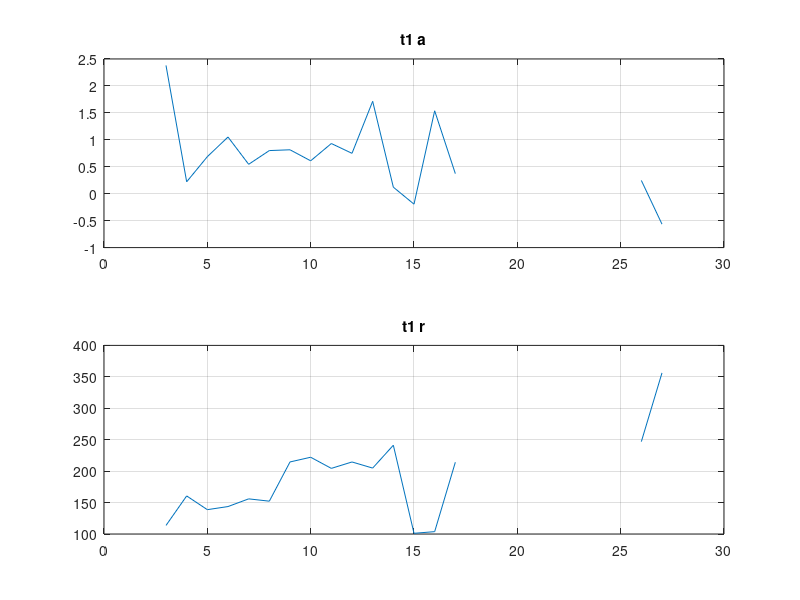
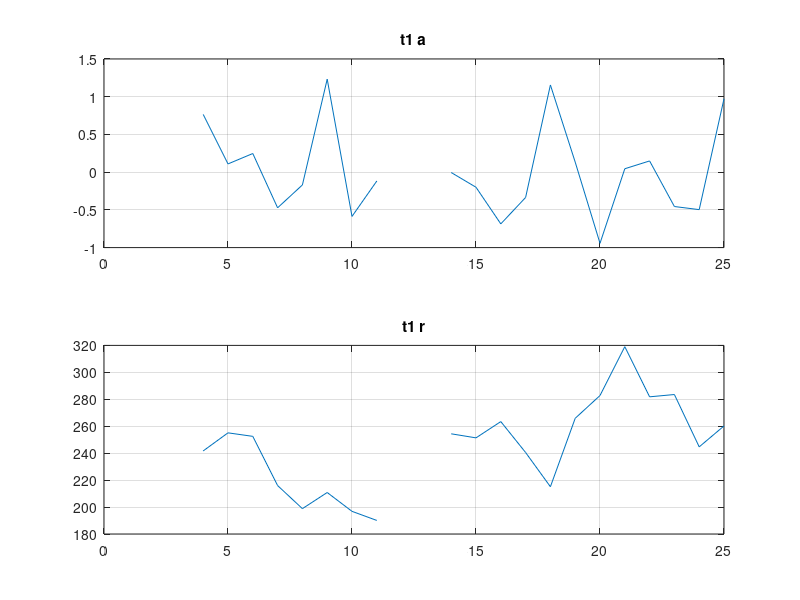
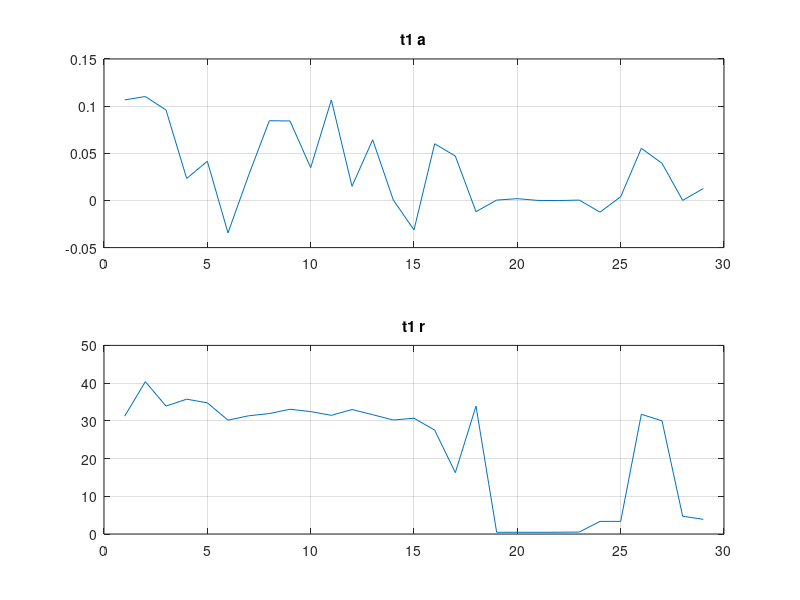
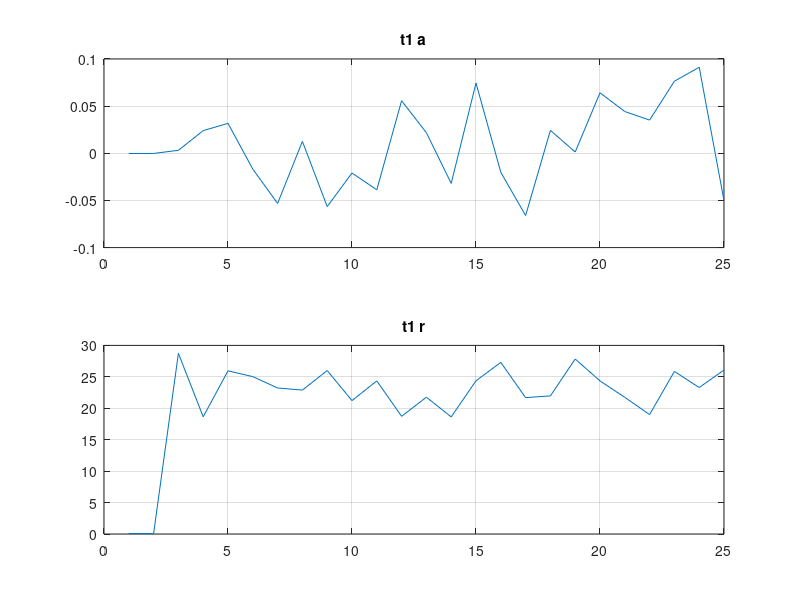

The MATLAB source for these figures, in order:
clc; clear; close all;

a=[  nan          nan          nan          nan          nan          nan          nan
          nan          nan          nan          nan          nan          nan          nan
   3.0000e+00   7.0000e+00   9.5150e-01  -3.1529e-01   1.1150e+02   2.3805e+00   1.1361e+02
   4.0000e+00   4.6000e+00   8.6449e-01   1.0867e+00   1.5392e+02   2.2090e-01   1.6055e+02
   5.0000e+00   4.6000e+00   5.7318e-01   2.4007e-01   1.6005e+02   6.8710e-01   1.3872e+02
   6.0000e+00   4.6000e+00   5.9612e-01   6.8744e-01   1.4054e+02   1.0520e+00   1.4365e+02
   7.0000e+00   3.0000e+00   7.8360e-01   1.2790e+00   1.6115e+02   5.4553e-01   1.5589e+02
   8.0000e+00   3.0000e+00   6.6332e-01   5.5112e-01   1.5674e+02   8.0043e-01   1.5222e+02
   9.0000e+00   3.0000e+00   8.9249e-01   3.4960e-01   2.1492e+02   8.1494e-01   2.1460e+02
   1.0000e+01   3.0000e+00   8.9603e-01   8.1664e-01   2.1485e+02   6.1045e-01   2.2209e+02
   1.1000e+01   3.0000e+00   8.9515e-01   6.1286e-01   2.2292e+02   9.3115e-01   2.0438e+02
   1.2000e+01   3.0000e+00   8.9630e-01   9.3708e-01   2.0508e+02   7.4927e-01   2.1458e+02
   1.3000e+01   3.0000e+00   8.9711e-01   7.5282e-01   2.1384e+02   1.7146e+00   2.0485e+02
   1.4000e+01   3.0000e+00   8.9613e-01   1.7075e+00   2.0566e+02   1.2137e-01   2.4120e+02
   1.5000e+01   3.0000e+00   7.2771e-01   1.2408e-01   2.3977e+02  -1.9401e-01   1.0111e+02
   1.6000e+01   3.0000e+00   5.1699e-01   1.1645e+00   1.0353e+02   1.5387e+00   1.0375e+02
   1.7000e+01   5.0000e+00   9.8627e-01   3.5461e-01   2.0258e+02   3.7254e-01   2.1412e+02
          nan          nan          nan          nan          nan          nan          nan
          nan          nan          nan          nan          nan          nan          nan
          nan          nan          nan          nan          nan          nan          nan
          nan          nan          nan          nan          nan          nan          nan
          nan          nan          nan          nan          nan          nan          nan
          nan          nan          nan          nan          nan          nan          nan
          nan          nan          nan          nan          nan          nan          nan
          nan          nan          nan          nan          nan          nan          nan
   2.6000e+01   5.0000e+00   8.9284e-01  -1.0365e-01   1.9051e+02   2.4616e-01   2.4691e+02
   2.7000e+01   5.0000e+00   9.8236e-01   2.4259e-01   2.4891e+02  -5.6563e-01   3.5628e+02
          nan          nan          nan          nan          nan          nan          nan
          nan          nan          nan          nan          nan          nan          nan];
      
      
b=[ nan          nan          nan          nan          nan          nan          nan
          nan          nan          nan          nan          nan          nan          nan
          nan          nan          nan          nan          nan          nan          nan
   1.8000e+01   5.0000e+00   8.9921e-01   3.7296e-01   2.1657e+02   7.6522e-01   2.4167e+02
   1.9000e+01   5.0000e+00   8.9269e-01   7.6225e-01   2.3990e+02   1.0904e-01   2.5509e+02
   2.0000e+01   5.0000e+00   8.9189e-01   1.1261e-01   2.5455e+02   2.4695e-01   2.5248e+02
   2.1000e+01   5.0000e+00   8.9360e-01   2.4417e-01   2.5010e+02  -4.7276e-01   2.1597e+02
   2.2000e+01   5.0000e+00   8.9451e-01  -4.7418e-01   2.1692e+02  -1.6950e-01   1.9882e+02
   2.3000e+01   5.0000e+00   8.9260e-01  -1.6857e-01   2.0073e+02   1.2326e+00   2.1080e+02
   2.4000e+01   5.0000e+00   8.9434e-01   1.2241e+00   2.1053e+02  -5.8669e-01   1.9682e+02
   2.5000e+01   5.0000e+00   8.9275e-01  -6.0096e-01   1.9675e+02  -1.1752e-01   1.9007e+02
          nan          nan          nan          nan          nan          nan          nan
          nan          nan          nan          nan          nan          nan          nan
   2.8000e+01   5.0000e+00   8.9797e-01  -5.6595e-01   3.5629e+02  -4.8712e-03   2.5437e+02
   2.9000e+01   5.0000e+00   9.8813e-01  -6.2290e-03   2.5493e+02  -2.0017e-01   2.5136e+02
   3.0000e+01   5.0000e+00   8.9928e-01  -2.1078e-01   2.5420e+02  -6.8588e-01   2.6344e+02
   3.1000e+01   5.0000e+00   9.8723e-01  -6.8905e-01   2.6159e+02  -3.3562e-01   2.4050e+02
   3.2000e+01   5.0000e+00   8.9918e-01  -3.4207e-01   2.4220e+02   1.1557e+00   2.1509e+02
   3.3000e+01   5.0000e+00   9.8993e-01   1.1689e+00   2.1492e+02   1.3302e-01   2.6588e+02
   3.4000e+01   5.0000e+00   8.9908e-01   1.3513e-01   2.6497e+02  -9.4300e-01   2.8279e+02
   3.5000e+01   5.0000e+00   8.9342e-01  -9.4383e-01   2.8232e+02   4.5156e-02   3.1905e+02
   3.6000e+01   5.0000e+00   8.9229e-01   5.4370e-02   3.1895e+02   1.4853e-01   2.8183e+02
   3.7000e+01   5.0000e+00   9.7733e-01   1.5456e-01   2.8100e+02  -4.5562e-01   2.8353e+02
   3.8000e+01   5.0000e+00   8.9781e-01  -4.6175e-01   2.8216e+02  -4.9679e-01   2.4467e+02
   3.9000e+01   5.0000e+00   8.9219e-01  -4.9545e-01   2.4584e+02   9.7228e-01   2.6020e+02];

figure(1)
subplot(2,1,1)
plot(a(:,6)), grid;
title('t1 a');
subplot(2,1,2)
plot(a(:,7))
title('t1 r'),grid;

figure(2)
subplot(2,1,1)
plot(b(:,6)), grid;
title('t1 a');
subplot(2,1,2)
plot(b(:,7))
title('t1 r'),grid;

aa=[   1.1274e-01   7.2727e-01   1.8720e-02   1.0214e-01   3.5753e+01   1.0666e-01   3.1236e+01
   2.2548e-01   6.1766e-01   8.6270e-02   9.1477e-02   3.9120e+01   1.1018e-01   4.0390e+01
   3.3822e-01   6.2395e-01   8.0703e-02   1.1175e-01   4.0147e+01   9.5895e-02   3.3916e+01
   4.5096e-01   5.7601e-01   8.9664e-02   1.0732e-01   3.8353e+01   2.3315e-02   3.5744e+01
   5.6370e-01   6.7656e-01   1.0171e-01   1.2461e-02   3.3745e+01   4.1565e-02   3.4772e+01
   6.7645e-01   6.7655e-01   1.0304e-01   4.3775e-02   3.4845e+01  -3.4399e-02   3.0183e+01
   7.8919e-01   6.7028e-01   1.0046e-01  -3.3047e-02   3.0397e+01   2.6828e-02   3.1338e+01
   9.0193e-01   6.7028e-01   9.9490e-02   2.6448e-02   3.1375e+01   8.4533e-02   3.1934e+01
   1.0147e+00   6.7213e-01   9.9058e-02   8.2081e-02   3.2193e+01   8.4248e-02   3.3070e+01
   1.1274e+00   6.7607e-01   1.0019e-01   8.2530e-02   3.3351e+01   3.4765e-02   3.2452e+01
   1.2401e+00   6.7608e-01   1.0132e-01   3.5637e-02   3.2362e+01   1.0657e-01   3.1454e+01
   1.3529e+00   6.7608e-01   1.0084e-01   1.0658e-01   3.1436e+01   1.5000e-02   3.3006e+01
   1.4656e+00   6.7608e-01   1.0003e-01   1.5570e-02   3.3000e+01   6.4306e-02   3.1626e+01
   1.5784e+00   6.7608e-01   1.0040e-01   6.4288e-02   3.1544e+01   3.8520e-04   3.0216e+01
   1.6911e+00   6.7176e-01   9.0088e-02   2.4630e-03   3.0616e+01  -3.1277e-02   3.0695e+01
   1.8039e+00   6.7176e-01   8.2434e-02  -3.1443e-02   3.0655e+01   6.0100e-02   2.7531e+01
   1.9166e+00   3.7227e-01   5.4288e-02  -2.6860e-02   1.8617e+01   4.7052e-02   1.6272e+01
   2.0293e+00   7.6163e-01   1.0108e-01   2.5284e-03   3.2251e+01  -1.1937e-02   3.3898e+01
   3.0965e-02   1.1283e-02   1.4609e-03  -6.0278e-04   4.5771e-01   3.6770e-04   4.5742e-01
   3.2551e-02   9.4593e-03   1.4817e-03   7.9360e-04   4.6020e-01   1.8817e-03   4.5788e-01
   3.4172e-02   1.1673e-02   1.4579e-03   6.9547e-04   4.2569e-01   1.8983e-05   4.6075e-01
   3.5800e-02   1.1029e-02   1.4600e-03   1.1556e-04   4.6458e-01  -1.2404e-04   4.6601e-01
   3.7421e-02   6.8695e-03   1.4575e-03   6.5653e-04   4.9408e-01   3.8468e-04   5.2555e-01
   3.0573e-01   7.2953e-02   1.1407e-02  -3.5755e-03   3.0812e+00  -1.2429e-02   3.3403e+00
   3.1847e-01   7.3088e-02   1.1409e-02  -1.2386e-02   3.3382e+00   3.8947e-03   3.3493e+00
   2.9313e+00   7.7298e-01   1.0078e-01  -1.5401e-03   2.6005e+01   5.5248e-02   3.1733e+01
   3.0440e+00   7.9299e-01   1.0098e-01   5.5186e-02   3.1781e+01   3.9392e-02   3.0011e+01
   3.5650e-01   7.2950e-02   1.1356e-02   7.2678e-03   4.8436e+00   6.0725e-05   4.7091e+00
   3.6924e-01   7.2981e-02   1.1395e-02   7.2060e-05   4.7293e+00   1.2655e-02   3.8903e+00];
   
bb=[ 3.0878e-03   1.2293e-03   1.8458e-04  -5.9767e-05   6.5197e-02  -1.9284e-04   6.7147e-02
   3.2937e-03   1.2273e-03   1.8433e-04  -1.9223e-04   6.7150e-02  -1.7939e-04   6.2701e-02
   1.7035e+00   7.0112e-01   8.9892e-02   9.0998e-02   2.7863e+01   3.1706e-03   2.8733e+01
   2.0293e+00   3.8718e-01   9.6115e-02   4.5607e-02   1.5294e+01   2.4027e-02   1.8642e+01
   2.1421e+00   6.6574e-01   1.0209e-01  -4.6689e-03   2.9976e+01   3.1757e-02   2.5955e+01
   2.2548e+00   6.7399e-01   1.0093e-01   3.4806e-02   2.5995e+01  -1.6810e-02   2.5032e+01
   2.3627e+00   6.6394e-01   9.6486e-02  -1.7623e-02   2.5033e+01  -5.3153e-02   2.3226e+01
   2.4752e+00   6.7089e-01   9.1256e-02  -4.5311e-02   2.3209e+01   1.2613e-02   2.2888e+01
   2.5885e+00   7.0165e-01   1.0068e-01   6.9341e-03   2.5779e+01  -5.6513e-02   2.5999e+01
   2.7010e+00   6.9465e-01   1.0052e-01  -6.3022e-02   2.5278e+01  -2.0925e-02   2.1218e+01
   2.8127e+00   6.9437e-01   1.0066e-01  -2.1204e-02   2.1173e+01  -3.8697e-02   2.4356e+01
   2.9252e+00   2.6675e-01   1.1111e-01  -1.1970e-01   2.0541e+01   5.5736e-02   1.8716e+01
   3.0378e+00   4.6669e-01   1.0102e-01   4.2341e-02   2.3760e+01   2.1810e-02   2.1765e+01
   3.1503e+00   6.9528e-01   1.0080e-01   2.5383e-02   2.5380e+01  -3.1937e-02   1.8624e+01
   3.2637e+00   6.9537e-01   1.0075e-01  -3.1856e-02   1.8499e+01   7.4443e-02   2.4374e+01
   3.3822e+00   7.0074e-01   1.0096e-01   8.0856e-02   2.6182e+01  -2.0165e-02   2.7296e+01
   3.4950e+00   7.0074e-01   1.0092e-01  -2.0471e-02   2.7417e+01  -6.5998e-02   2.1693e+01
   3.6077e+00   7.0074e-01   1.0099e-01  -6.6120e-02   2.1669e+01   2.4299e-02   2.1966e+01
   3.7204e+00   7.0091e-01   1.0097e-01   2.4188e-02   2.1979e+01   1.3803e-03   2.7836e+01
   3.8332e+00   7.0091e-01   1.0084e-01   1.5616e-03   2.7853e+01   6.4166e-02   2.4351e+01
   3.9459e+00   7.0002e-01   1.0091e-01   6.4764e-02   2.4352e+01   4.4289e-02   2.1739e+01
   4.0587e+00   7.0002e-01   1.0102e-01   4.4548e-02   2.1704e+01   3.5203e-02   1.8993e+01
   4.1714e+00   7.0002e-01   1.0196e-01   3.5018e-02   1.8830e+01   7.6438e-02   2.5863e+01
   4.2842e+00   6.9989e-01   1.0091e-01   7.6140e-02   2.5834e+01   9.1224e-02   2.3297e+01
   4.3969e+00   6.9989e-01   1.0096e-01   9.1493e-02   2.3186e+01  -5.0175e-02   2.6079e+01];
   
figure(3)
subplot(2,1,1)
plot(aa(:,6)), grid;
title('t1 a');
subplot(2,1,2)
plot(aa(:,7))
title('t1 r'),grid;
figure(4)
subplot(2,1,1)
plot(bb(:,6)), grid;
title('t1 a');
subplot(2,1,2)
plot(bb(:,7))
title('t1 r'),grid;
